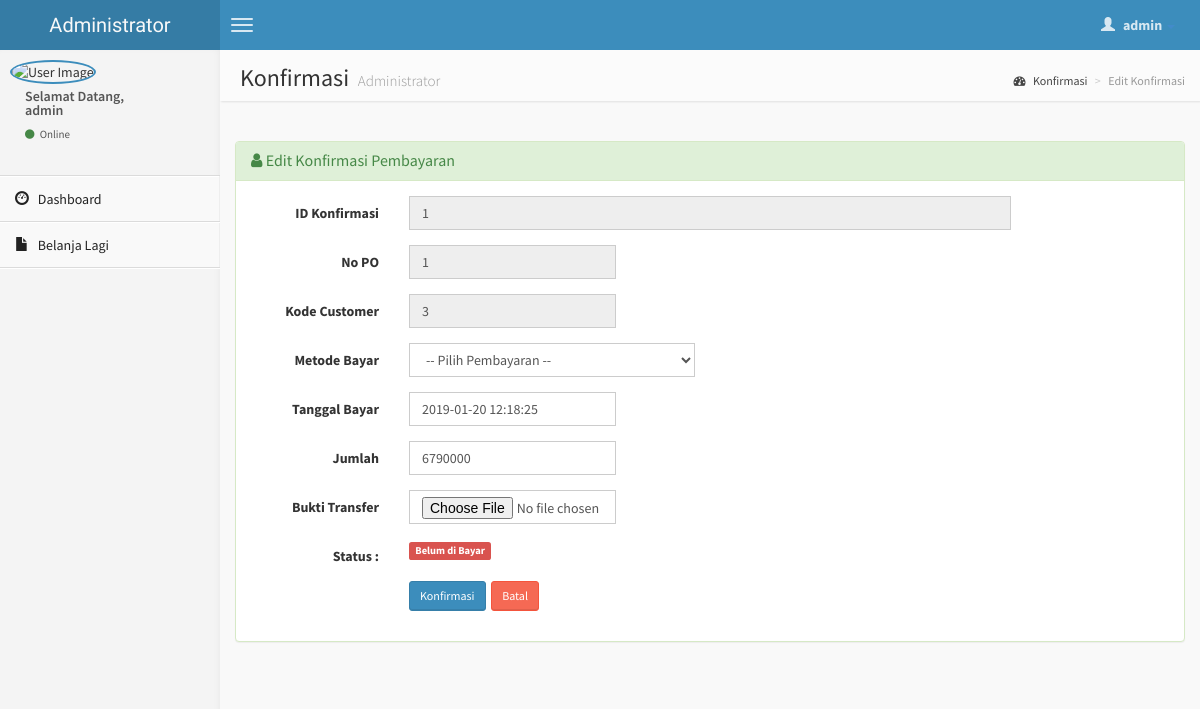
Page /customer/edit-konfirmasi.php?kode=1 (signed in) on the committed database.
### tables this page shows
CREATE TABLE `konfirmasi` (
  `id_kon` int(6) NOT NULL,
  `nopo` varchar(20) NOT NULL,
  `kd_cus` varchar(20) NOT NULL,
  `bayar_via` varchar(20) NOT NULL,
  `tanggal` datetime NOT NULL,
  `jumlah` int(10) NOT NULL,
  `bukti_transfer` text NOT NULL,
  `status` enum('Bayar','Belum') NOT NULL
);

### customer/edit-konfirmasi.php (the view, shortened to what this page needs)
<?php
if (empty($_SESSION['username'])){
	header('location:../index.php');
} else {
?>
<!DOCTYPE html>
<html>
    <head>
        <link href="../assets/dist/css/bootstrap.css" rel="stylesheet" type="text/css" />
        <link href="//cdnjs.cloudflare.com/ajax/libs/font-awesome/4.1.0/css/font-awesome.min.css" rel="stylesheet" type="text/css" />
        <link href="//code.ionicframework.com/ionicons/1.5.2/css/ionicons.min.css" rel="stylesheet" type="text/css" />
        <link href="../assets/css/morris/morris.css" rel="stylesheet" type="text/css" />
        <link href="../assets/css/jvectormap/jquery-jvectormap-1.2.2.css" rel="stylesheet" type="text/css" />
        <link href="../assets/css/datepicker/datepicker3.css" rel="stylesheet" type="text/css" />
        <link href="../assets/css/daterangepicker/daterangepicker-bs3.css" rel="stylesheet" type="text/css" />
        <link href="../assets/css/bootstrap-wysihtml5/bootstrap3-wysihtml5.min.css" rel="stylesheet" type="text/css" />
        <link href="../assets/css/AdminLTE.css" rel="stylesheet" type="text/css" />
        <link rel="stylesheet" href="../assets/datatables/dataTables.bootstrap.css"/>
    </head>
    <body class="skin-blue">
        <header class="header">
            <a href="index.php" class="logo">
                Administrator
            </a>
            <nav class="navbar navbar-static-top" role="navigation">
                <a href="#" class="navbar-btn sidebar-toggle" data-toggle="offcanvas" role="button">
                    <span class="icon-bar"></span>
                    <span class="icon-bar"></span>
                    <span class="icon-bar"></span>
                </a>
                <div class="navbar-right">
                    <ul class="nav navbar-nav">
                        <li class="dropdown user user-menu">
                            <a href="#" class="dropdown-toggle" data-toggle="dropdown">
                                <i class="glyphicon glyphicon-user"></i>
                                <span><?php echo $_SESSION['fullname']; ?> <i class="caret"></i></span>
                            </a>
<?php } ?>
                        </li>
                    </ul>
                </div>
            </nav>
        </header>
        <div class="wrapper row-offcanvas row-offcanvas-left">
            <aside class="left-side sidebar-offcanvas">
                <section class="sidebar">
                    <div class="user-panel">
                        <div class="pull-left image">
                            <img src="../admin/<?php echo $_SESSION['gambar']; ?>" class="img-circle" alt="User Image" style="border: 2px solid #3C8DBC;" />
                        </div>
                        <div class="pull-left info">
                            <p>Selamat Datang,<br /><?php echo $_SESSION['fullname']; ?></p>
                            <a href="#"><i class="fa fa-circle text-success"></i> Online</a>
                        </div>
                    </div>
                    <?php include "menu.php"; ?>
                </section>
            </aside>
            <aside class="right-side">
                <section class="content-header">
                    <h1>
                        Konfirmasi
                        <small>Administrator</small>
                    </h1>
                    <ol class="breadcrumb">
                        <li><a href="#"><i class="fa fa-dashboard"></i> Konfirmasi</a></li>
                        <li class="active">Edit Konfirmasi</li>
                    </ol>
                </section>
                <section class="content">
                <?php
            $kd = $_GET['kode'];
			$sql = mysqli_query($koneksi, "SELECT * FROM konfirmasi WHERE id_kon='$kd'");
			if(mysqli_num_rows($sql) == 0){
				header("Location: konfirmasi.php");
			}else{
				$row = mysqli_fetch_assoc($sql);
			}
			?>
                    <br />
                    <div class="row">
                        <div class="col-lg-12">
                        <div class="panel panel-success">
                        <div class="panel-heading">
                        <h3 class="panel-title"><i class="fa fa-user"></i> Edit Konfirmasi Pembayaran </h3>
                        </div>
                        <div class="panel-body">
                  <div class="form-panel">
                      <form class="form-horizontal style-form" action="update-konfirmasi.php" method="post" enctype="multipart/form-data" name="form1" id="form1">
                          <div class="form-group">
                              <label class="col-sm-2 col-sm-2 control-label">ID Konfirmasi</label>
                              <div class="col-sm-8">
                                  <input name="id_kon" type="text" id="id_kon" value="<?php echo $row['id_kon']; ?>" class="form-control" autocomplete="off" readonly="readonly"/>
                              </div>
                          </div>
                          <div class="form-group">
                              <label class="col-sm-2 col-sm-2 control-label">No PO</label>
                              <div class="col-sm-3">
                            <input name="nopo" type="text" id="nopo" value="<?php echo $row['nopo']; ?>" class="form-control" autocomplete="off" readonly="readonly"/>
                            </div>
                          </div>
                          <div class="form-group">
                              <label class="col-sm-2 col-sm-2 control-label">Kode Customer</label>
                              <div class="col-sm-3">
                            <input name="kd_cus" type="text" id="kd_cus" value="<?php echo $row['kd_cus']; ?>" class="form-control" autocomplete="off" readonly="readonly" />
                            </div>
                          </div>
                          <div class="form-group">
                              <label class="col-sm-2 col-sm-2 control-label">Metode Bayar</label>
                              <div class="col-sm-4">
                              <select id="bayar_via" name="bayar_via" class="form-control" autofocus="on" required>
                            <option value=""> -- Pilih Pembayaran -- </option>
                              </select>
                            </div>
                          </div>
                          <div class="form-group">
                              <label class="col-sm-2 col-sm-2 control-label">Tanggal Bayar</label>
                              <div class="col-sm-3">
                            <input name="tanggal" type="text" id="tanggal" value="<?php echo $row['tanggal']; ?>" class="input-group date form-control" data-date="" data-date-format="yyyy-mm-dd" required/>
                            </div>
                          </div>
                          <div class="form-group">
                              <label class="col-sm-2 col-sm-2 control-label">Jumlah</label>
                              <div class="col-sm-3">
                            <input name="jumlah" type="text" id="jumlah" value="<?php echo $row['jumlah']; ?>" class="form-control" autocomplete="off"/>
                            </div>
                          </div>
                          <div class="form-group">
                              <label class="col-sm-2 col-sm-2 control-label">Bukti Transfer</label>
                              <div class="col-sm-3">
                              <input type="file" name="nama_file" id="nama_file" class="form-control" />
                            </div>
                          </div>
                          <div class="form-group">
                            <label class="col-sm-2 col-sm-2 control-label">Status : </label>
                            <div class="col-sm-3">
                            <?php
                            if($row['status'] == 'Bayar'){
								echo '<span class="label label-success">Sudah di Bayar</span>';
							}
                            else if ($row['status'] == 'Belum' ){
								echo '<span class="label label-danger">Belum di Bayar</span>';
							}
                    ?>
                            </div>
                          </div>
                          <div class="form-group">
                              <label class="col-sm-2 col-sm-2 control-label"></label>
                              <div class="col-sm-10">
                                  <input type="submit" name="update" value="Konfirmasi" class="btn btn-sm btn-primary" />&nbsp;
	                              <a href="index1.php" class="btn btn-sm btn-danger">Batal </a>
                              </div>
                          </div>
                      </form>
                  </div>
                  </div>
                  </div>
          		</div>
                    </div>
                </section>
            </aside>
        </div>
    </body>
</html>

### rows in the picture
konfirmasi: id_kon "1", nopo "1", kd_cus "3", tanggal "2019-01-20 12:18:25", jumlah "6790000"

### other values in the picture
$_SESSION['fullname'] "admin"
